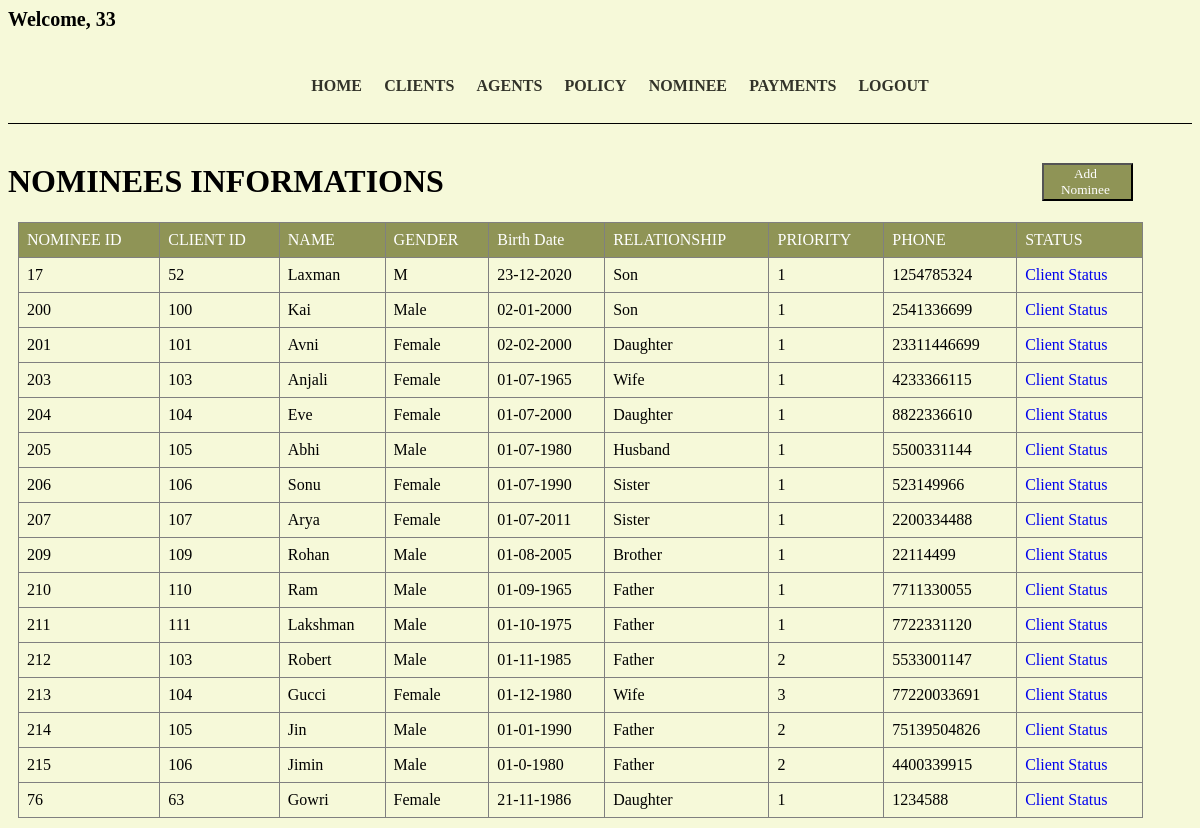
The page /lims/nominee.php (signed in) on the database its author committed.
### tables this page shows
CREATE TABLE `nominee` (
  `nominee_id` varchar(200) NOT NULL,
  `client_id` varchar(100) NOT NULL,
  `name` varchar(50) NOT NULL,
  `sex` varchar(20) NOT NULL,
  `birth_date` varchar(50) NOT NULL,
  `relationship` varchar(20) NOT NULL,
  `priority` varchar(20) NOT NULL,
  `phone` varchar(50) NOT NULL
);

### lims/nominee.php (the view, shortened to what this page needs)
<!DOCTYPE html>
<html>
<head>
</head>
<body>
    <?php include 'header.php';
    ?>
    <h1 class="heading">Nominees Informations
        <button class="btn" textalign="center">
            <a href="addNominee.php" class="btn">Add Nominee</a>
        </button>
    </h1>
    <?php
    include 'connection.php';
    $sql = "SELECT * FROM nominee";
    $result = $conn->query($sql);
    echo "<table class=\"table\">\n";
    echo "  <tr>\n";
    echo "    <th>NOMINEE ID</th>\n";
    echo "    <th>CLIENT ID</th>\n";
    echo "    <th>NAME</th>\n";
    echo "    <th>GENDER</th>\n";
    echo "    <th>Birth Date</th>\n";
    echo "    <th>RELATIONSHIP</th>\n";;
    echo "    <th>PRIORITY</th>\n";
    echo "    <th>PHONE</th>\n";;
    echo "    <th>STATUS</th>\n";
    echo "  </tr>";
    if ($result->num_rows > 0) {
        while ($row = $result->fetch_assoc()) {
            echo "<tr>\n";
            echo "    <td>" . $row["nominee_id"] . "</td>\n";
            echo "    <td>" . $row["client_id"] . "</td>\n";
            echo "    <td>" . $row["name"] . "</td>\n";
            echo "    <td>" . $row["sex"] . "</td>\n";
            echo "    <td>" . $row["birth_date"] . "</td>\n";
            echo "    <td>" . $row["relationship"] . "</td>\n";
            echo "    <td>" . $row["priority"] . "</td>\n";
            echo "    <td>" . $row["phone"] . "</td>\n";
            echo "    <td>" . "<a href='clientStatus.php?client_id=" . $row["client_id"] . "'>Client Status</a>" . "</td>\n";
        }
        echo "</table>\n";
        echo "</body>\n";
        echo "</html>";
    } else {
        echo "0 results";
    }
    ?>
</body>
</html>

### lims/nominee.php (style rules this page uses)
.heading { font-weight: 800; text-transform: uppercase; }
table { border-collapse: collapse; width: 95%; margin: 10px; font-size: 100%; }
td, th { border: 1px solid grey; text-align: left; padding: 8px; text-decoration: none; }
th { background-color: #8f9456; color: white; font-weight: lighter; }
a { text-decoration: none; }
.btn { background-color: #8f9456; color: white; float: right; text-decoration: none; margin-right: 5%; font-family: Georgia; }

### rows shown on the page
nominee: nominee_id "17", client "52", name "Laxman", sex "M", birth_date "23-12-2020", relationship "Son", priority "1", phone "1254785324"
nominee: nominee_id "200", client "100", name "Kai", sex "Male", birth_date "02-01-2000", relationship "Son", priority "1", phone "2541336699"
nominee: nominee_id "201", client "101", name "Avni", sex "Female", birth_date "02-02-2000", relationship "Daughter", priority "1", phone "23311446699"
nominee: nominee_id "203", client "103", name "Anjali", sex "Female", birth_date "01-07-1965", relationship "Wife", priority "1", phone "4233366115"
nominee: nominee_id "204", client "104", name "Eve", sex "Female", birth_date "01-07-2000", relationship "Daughter", priority "1", phone "8822336610"
nominee: nominee_id "205", client "105", name "Abhi", sex "Male", birth_date "01-07-1980", relationship "Husband", priority "1", phone "5500331144"
nominee: nominee_id "206", client "106", name "Sonu", sex "Female", birth_date "01-07-1990", relationship "Sister", priority "1", phone "523149966"
nominee: nominee_id "207", client "107", name "Arya", sex "Female", birth_date "01-07-2011", relationship "Sister", priority "1", phone "2200334488"
nominee: nominee_id "209", client "109", name "Rohan", sex "Male", birth_date "01-08-2005", relationship "Brother", priority "1", phone "22114499"
nominee: nominee_id "210", client "110", name "Ram", sex "Male", birth_date "01-09-1965", relationship "Father", priority "1", phone "7711330055"
nominee: nominee_id "211", client "111", name "Lakshman", sex "Male", birth_date "01-10-1975", relationship "Father", priority "1", phone "7722331120"
nominee: nominee_id "212", client "103", name "Robert", sex "Male", birth_date "01-11-1985", relationship "Father", priority "2", phone "5533001147"
nominee: nominee_id "213", client "104", name "Gucci", sex "Female", birth_date "01-12-1980", relationship "Wife", priority "3", phone "77220033691"
nominee: nominee_id "214", client "105", name "Jin", sex "Male", birth_date "01-01-1990", relationship "Father", priority "2", phone "75139504826"
nominee: nominee_id "215", client "106", name "Jimin", sex "Male", birth_date "01-0-1980", relationship "Father", priority "2", phone "4400339915"
nominee: nominee_id "76", client "63", name "Gowri", sex "Female", birth_date "21-11-1986", relationship "Daughter", priority "1", phone "1234588"

### other values the page prints
$_SESSION["username"] "33"
